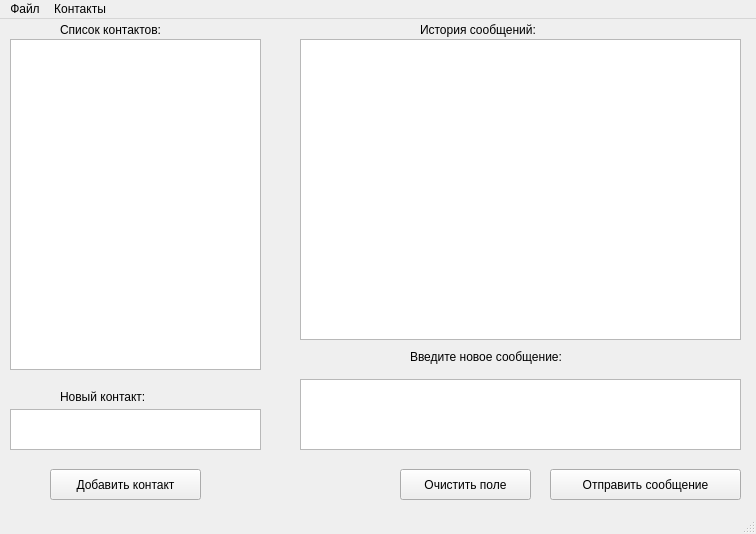
<?xml version="1.0" encoding="UTF-8"?>
<ui version="4.0">
 <class>MainClientWindow</class>
 <widget class="QMainWindow" name="MainClientWindow">
  <property name="geometry">
   <rect>
    <x>0</x>
    <y>0</y>
    <width>756</width>
    <height>534</height>
   </rect>
  </property>
  <property name="minimumSize">
   <size>
    <width>756</width>
    <height>534</height>
   </size>
  </property>
  <property name="windowTitle">
   <string>Чат Программа alpha release</string>
  </property>
  <widget class="QWidget" name="centralwidget">
   <widget class="QLabel" name="label_contacts">
    <property name="geometry">
     <rect>
      <x>60</x>
      <y>3</y>
      <width>151</width>
      <height>16</height>
     </rect>
    </property>
    <property name="text">
     <string>Список контактов:</string>
    </property>
   </widget>
   <widget class="QPushButton" name="btn_add_contact">
    <property name="geometry">
     <rect>
      <x>50</x>
      <y>450</y>
      <width>151</width>
      <height>31</height>
     </rect>
    </property>
    <property name="text">
     <string>Добавить контакт</string>
    </property>
   </widget>
   <widget class="QLabel" name="label_history">
    <property name="geometry">
     <rect>
      <x>420</x>
      <y>0</y>
      <width>171</width>
      <height>21</height>
     </rect>
    </property>
    <property name="text">
     <string>История сообщений:</string>
    </property>
   </widget>
   <widget class="QTextEdit" name="text_message">
    <property name="geometry">
     <rect>
      <x>300</x>
      <y>360</y>
      <width>441</width>
      <height>71</height>
     </rect>
    </property>
   </widget>
   <widget class="QLabel" name="label_new_message">
    <property name="geometry">
     <rect>
      <x>410</x>
      <y>330</y>
      <width>221</width>
      <height>16</height>
     </rect>
    </property>
    <property name="text">
     <string>Введите новое сообщение:</string>
    </property>
   </widget>
   <widget class="QListView" name="list_contacts">
    <property name="geometry">
     <rect>
      <x>10</x>
      <y>20</y>
      <width>251</width>
      <height>331</height>
     </rect>
    </property>
   </widget>
   <widget class="QListView" name="list_messages">
    <property name="geometry">
     <rect>
      <x>300</x>
      <y>20</y>
      <width>441</width>
      <height>301</height>
     </rect>
    </property>
   </widget>
   <widget class="QPushButton" name="btn_send">
    <property name="geometry">
     <rect>
      <x>550</x>
      <y>450</y>
      <width>191</width>
      <height>31</height>
     </rect>
    </property>
    <property name="text">
     <string>Отправить сообщение</string>
    </property>
   </widget>
   <widget class="QPushButton" name="btn_clear">
    <property name="geometry">
     <rect>
      <x>400</x>
      <y>450</y>
      <width>131</width>
      <height>31</height>
     </rect>
    </property>
    <property name="text">
     <string>Очистить поле</string>
    </property>
   </widget>
   <widget class="QTextEdit" name="new_contact">
    <property name="geometry">
     <rect>
      <x>10</x>
      <y>390</y>
      <width>251</width>
      <height>41</height>
     </rect>
    </property>
   </widget>
   <widget class="QLabel" name="label_new_message_2">
    <property name="geometry">
     <rect>
      <x>60</x>
      <y>370</y>
      <width>131</width>
      <height>16</height>
     </rect>
    </property>
    <property name="text">
     <string>Новый контакт:</string>
    </property>
   </widget>
  </widget>
  <widget class="QMenuBar" name="menubar">
   <property name="geometry">
    <rect>
     <x>0</x>
     <y>0</y>
     <width>756</width>
     <height>23</height>
    </rect>
   </property>
   <widget class="QMenu" name="menu">
    <property name="title">
     <string>Файл</string>
    </property>
    <addaction name="menu_exit"/>
   </widget>
   <widget class="QMenu" name="menu_2">
    <property name="title">
     <string>Контакты</string>
    </property>
    <addaction name="menu_add_contact"/>
    <addaction name="menu_del_contact"/>
    <addaction name="separator"/>
   </widget>
   <addaction name="menu"/>
   <addaction name="menu_2"/>
  </widget>
  <widget class="QStatusBar" name="statusBar"/>
  <action name="menu_exit">
   <property name="text">
    <string>Выход</string>
   </property>
  </action>
  <action name="menu_add_contact">
   <property name="text">
    <string>Добавить контакт</string>
   </property>
  </action>
  <action name="menu_del_contact">
   <property name="text">
    <string>Удалить контакт</string>
   </property>
  </action>
 </widget>
 <resources/>
 <connections>
  <connection>
   <sender>btn_clear</sender>
   <signal>clicked()</signal>
   <receiver>text_message</receiver>
   <slot>clear()</slot>
   <hints>
    <hint type="sourcelabel">
     <x>541</x>
     <y>481</y>
    </hint>
    <hint type="destinationlabel">
     <x>547</x>
     <y>416</y>
    </hint>
   </hints>
  </connection>
 </connections>
</ui>
